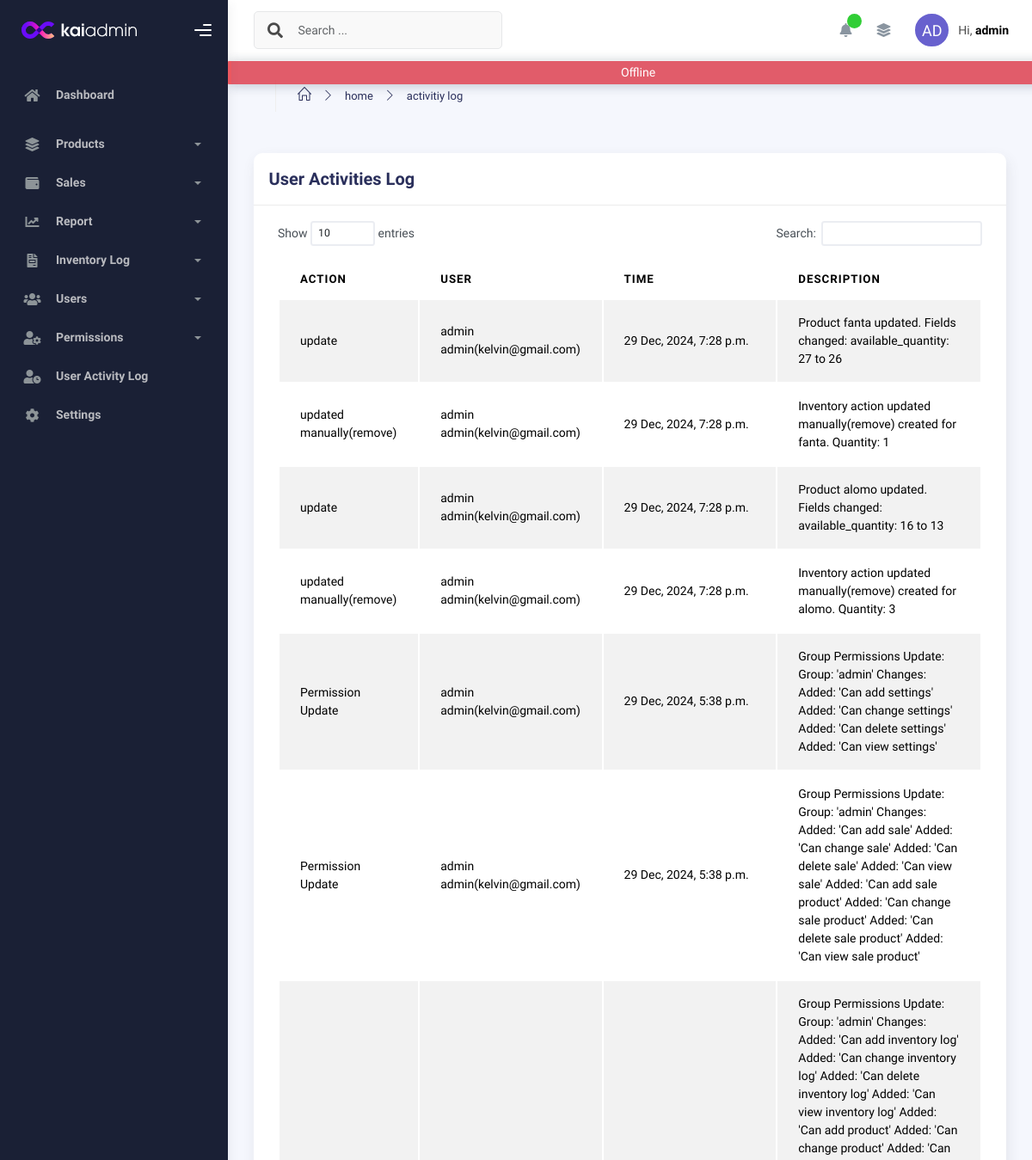
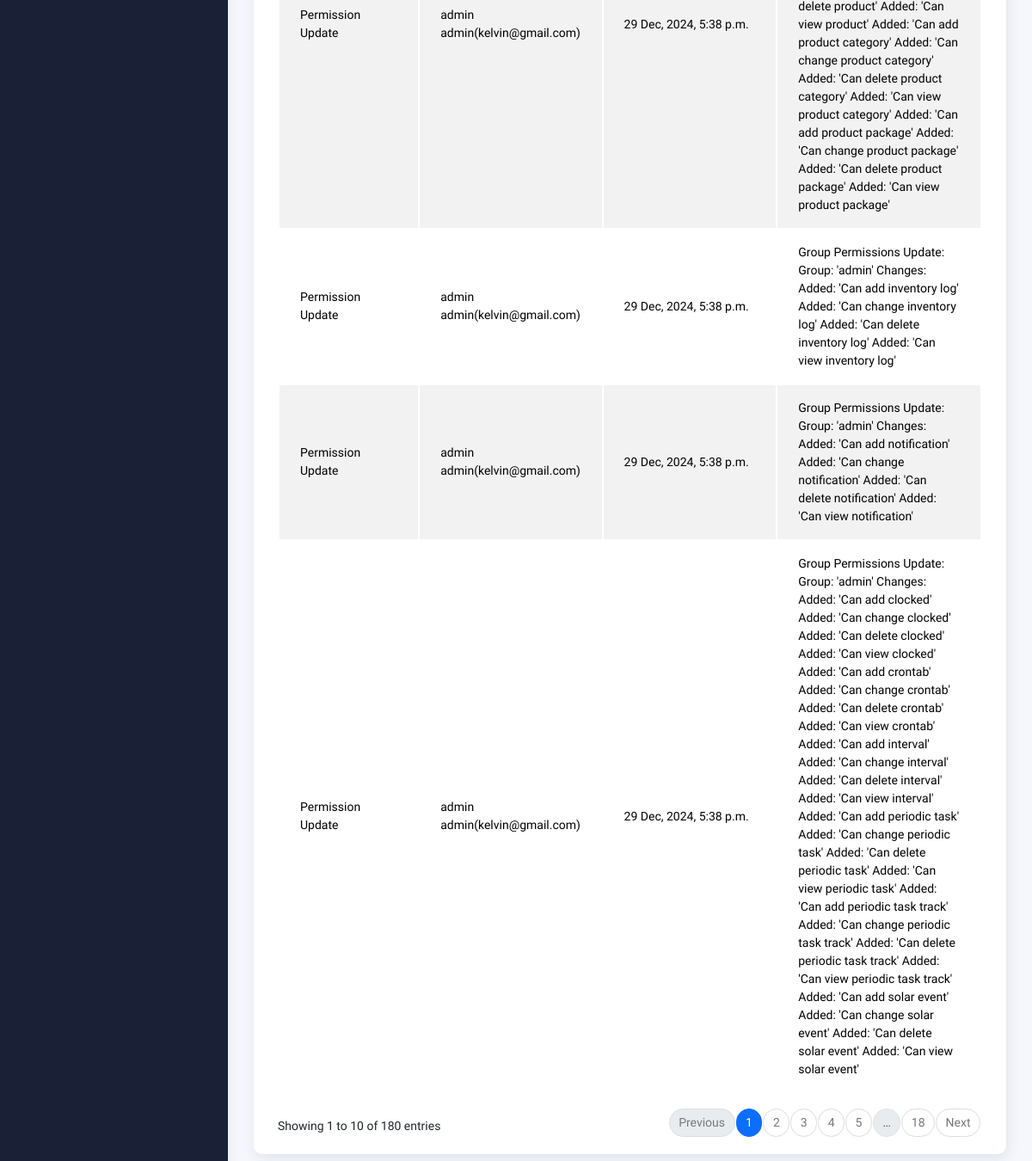
Before: /activities/list/ (signed in) with the older database file (2 pictures, top to bottom).
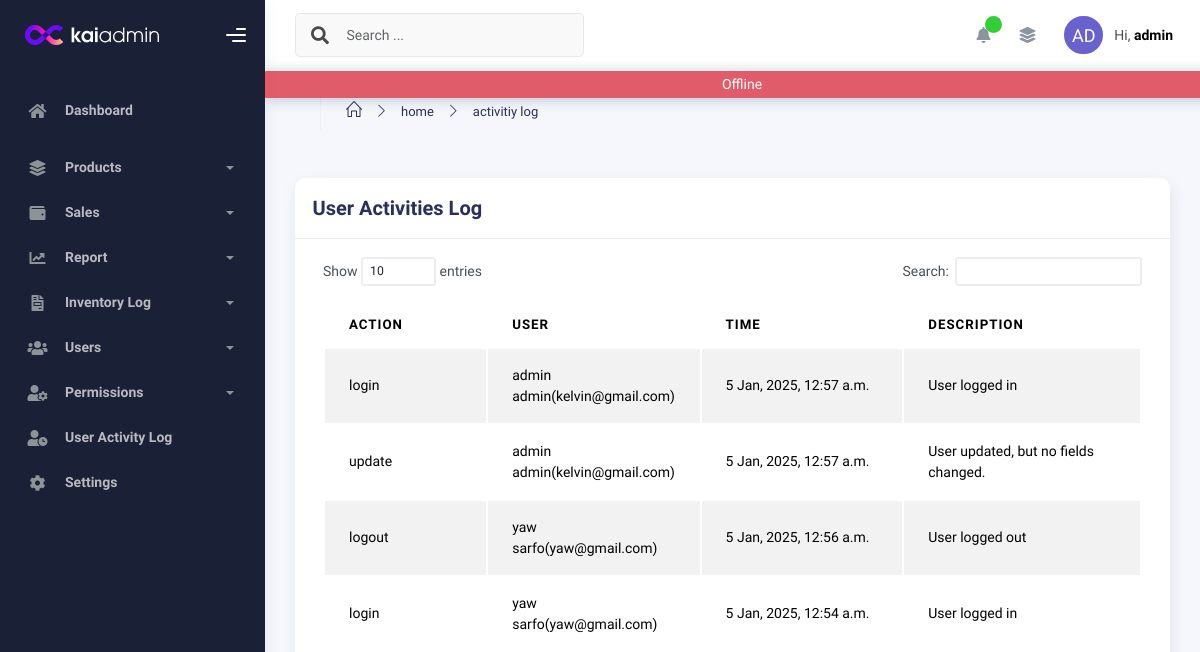
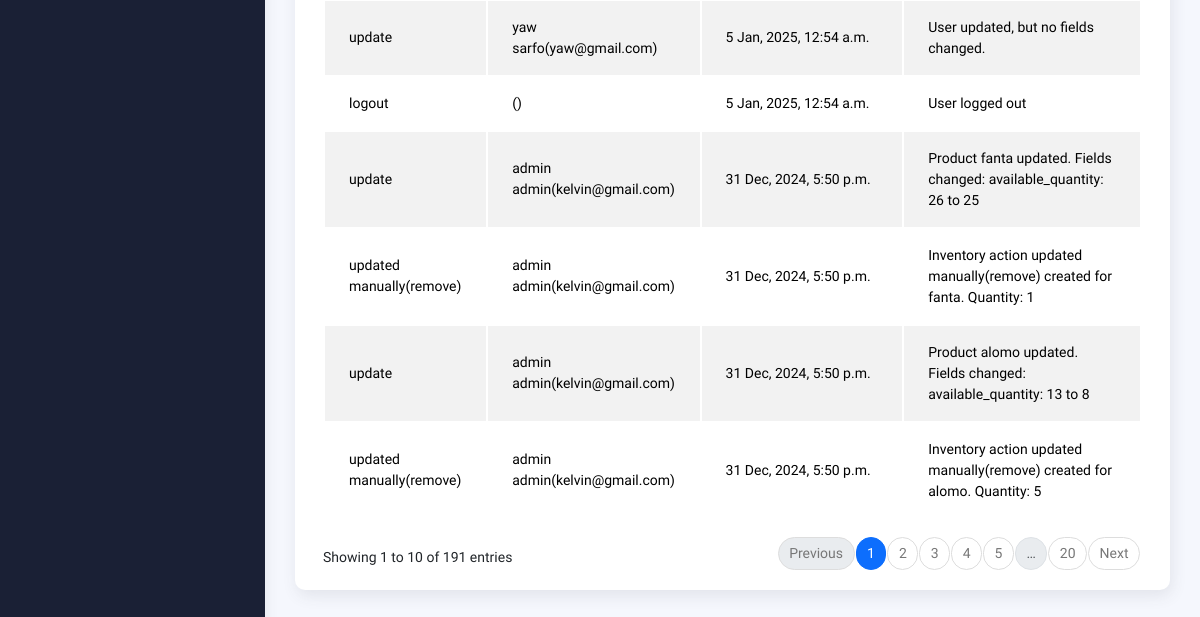
After: the same page with the newer database file (2 pictures, top to bottom).
### activities/models.py (models this page shows, shortened)
class GlobalActivityLog(models.Model):
    ACTION_CHOICES = [
        ('create', 'Create'),
        ('update', 'Update'),
        ('delete', 'Delete'),
        ('reverse', 'Reverse'),
        ('login', 'User Login'),
        ('logout', 'User Logout'),
        ('other', 'Other'),
    ]
    user = models.ForeignKey(CustomUser, on_delete=models.SET_NULL, null=True, blank=True, help_text="User who performed the action")
    action = models.CharField(max_length=50, choices=ACTION_CHOICES, help_text="Type of action performed")
    model_name = models.CharField(max_length=50, help_text="Name of the model affected")
    notes = models.TextField(blank=True, help_text="Optional notes about the action")
    timestamp = models.DateTimeField(default=now, help_text="Time when the action occurred")
    class Meta:
        ordering = ['-timestamp']
        verbose_name = "Activity Log"
        verbose_name_plural = "Activity Logs"

### authentication/models.py (models this page shows, shortened)
class CustomUser(AbstractBaseUser, PermissionsMixin):
    email = models.EmailField(unique=True,null=True)
    first_name = models.CharField(max_length=30, blank=True,null=True)
    last_name = models.CharField(max_length=30, blank=True,null=True)
    is_active = models.BooleanField(default=True)
    is_staff = models.BooleanField(default=False)  # Allows admin access to the admin site
    date_joined = models.DateTimeField(auto_now_add=True)
    role = models.CharField(max_length=10, choices=ROLE_CHOICES, default='cashier')
    objects = CustomUserManager()
    USERNAME_FIELD = 'email'
    REQUIRED_FIELDS = []

### activities/views.py (the view)
# urls.py: path('list/', GlobalActivityLogListView.as_view(), name='global_activity_logs'),
class GlobalActivityLogListView(LoginRequiredMixin,ListView):
    model = GlobalActivityLog
    template_name = 'activities/activities.html'
    context_object_name = 'logs'
    ordering = ['-timestamp']

### pos/utils/context_processors.py (called while the page is built)
def app_permissions(request):
    if request.user.is_authenticated:
        user_groups = request.user.groups.all()
        group_permissions = Permission.objects.filter(group__in=user_groups)
        permissions = group_permissions.values_list('content_type__app_label', 'codename')
        permissions_dict = {}
        for app_label, codename in permissions:
            permissions_dict.setdefault(app_label, []).append(codename)
        return {"user_app_permissions": permissions_dict}
    return {"user_app_permissions": {}}

### activities/templates/activities/activities.html (shortened to what this page needs)
{% extends "pos/layout.html" %}
{% block content %}
<div class="container">
    <div class="page-inner">
      <div class="page-header">
        <ul class="breadcrumbs mb-3 ">
          <li class="nav-home">
            <a href="#">
              <i class="icon-home"></i>
            </a>
          </li>
          <li class="separator">
            <i class="icon-arrow-right"></i>
          </li>
          <li class="nav-item">
            <a href="{% url 'dashboard:dashboardpage' %}">home</a>
          </li>
          <li class="separator">
            <i class="icon-arrow-right"></i>
          </li>
          <li class="nav-item">
            <a href="">activitiy log</a>
          </li>
        </ul>
      </div>
      <div class="row">
        <div class="col-md-12">
          <div class="card">
            <div class="card-header d-flex flex-sm-row flex-column justify-content-between">
              <h5 class="card-title">User Activities Log</h5>
            </div>
            <div class="card-body">
              <div class="table-responsive">
                <table
                  id="basic-datatables"
                  class="display table table-striped table-hover"
                >
                  <thead>
                    <tr>
                      <th>Action</th>
                      <th>User</th>
                      <th>Time</th>
                      <th>Description</th>
                    </tr>
                  </thead>
                  <tbody>
                    {% for log in logs %}
                        <tr>
                            <td>{{ log.action }}</td>
                            <td>{{ log.user.first_name}}  {{ log.user.last_name}}({{ log.user.email}})</td>
                            <td style="white-space: nowrap;">{{ log.timestamp|date:"j M, Y, g:i a" }}</td>
                            <td>{{ log.notes}}</td>
                        </tr>
                    {% empty %}
                        <tr>
                            <td colspan="5" class="text-center">No  activity logs available.</td>
                        </tr>
                    {% endfor %}
                </tbody>
                </table>
              </div>
            </div>
          </div>
        </div>
      </div>
    </div>
  </div>
{% endblock %}

Changed rows visible on the page:
no longer on this page (row unchanged): GlobalActivityLog: action "update", user.first_name "admin", user.last_name "admin", user.email "kelvin@gmail.com", timestamp "29 Dec, 2024, 7:28 p.m.", notes "Product fanta updated. Fields changed: available_quantity: 27 to 26"
no longer on this page (row unchanged): GlobalActivityLog: action "updated manually(remove)", user.first_name "admin", user.last_name "admin", user.email "kelvin@gmail.com", timestamp "29 Dec, 2024, 7:28 p.m.", notes "Inventory action updated manually(remove) created for fanta. Quantity: 1"
no longer on this page (row unchanged): GlobalActivityLog: action "update", user.first_name "admin", user.last_name "admin", user.email "kelvin@gmail.com", timestamp "29 Dec, 2024, 7:28 p.m.", notes "Product alomo updated. Fields changed: available_quantity: 16 to 13"
no longer on this page (row unchanged): GlobalActivityLog: action "updated manually(remove)", user.first_name "admin", user.last_name "admin", user.email "kelvin@gmail.com", timestamp "29 Dec, 2024, 7:28 p.m.", notes "Inventory action updated manually(remove) created for alomo. Quantity: 3"
no longer on this page (row unchanged): GlobalActivityLog: action "Permission Update", user.first_name "admin", user.last_name "admin", user.email "kelvin@gmail.com", timestamp "29 Dec, 2024, 5:38 p.m.", notes "Group Permissions Update: Group: 'admin' Changes: Added: 'Can add settings' Added: 'Can change settings' Added: 'Can delete settings' Added: 'Can view settings'"
no longer on this page (row unchanged): GlobalActivityLog: action "Permission Update", user.first_name "admin", user.last_name "admin", user.email "kelvin@gmail.com", timestamp "29 Dec, 2024, 5:38 p.m.", notes "Group Permissions Update: Group: 'admin' Changes: Added: 'Can add sale' Added: 'Can change sale' Added: 'Can delete sale' Added: 'Can view sale' Added: 'Can add sale product' Added: 'Can change sale product' Added: 'Can delete sale product' Added: 'Can view sale product'"
no longer on this page (row unchanged): GlobalActivityLog: action "Permission Update", user.first_name "admin", user.last_name "admin", user.email "kelvin@gmail.com", timestamp "29 Dec, 2024, 5:38 p.m.", notes "Group Permissions Update: Group: 'admin' Changes: Added: 'Can add inventory log' Added: 'Can change inventory log' Added: 'Can delete inventory log' Added: 'Can view inventory log' Added: 'Can add product' Added: 'Can change product' Added: 'Can delete product' Added: 'Can view product' Added: 'Can add product category' Added: 'Can change product category' Added: 'Can delete product category' Added: 'Can view product category' Added: 'Can add product package' Added: 'Can change product package' Added: 'Can delete product package' Added: 'Can view product package'"
no longer on this page (row unchanged): GlobalActivityLog: action "Permission Update", user.first_name "admin", user.last_name "admin", user.email "kelvin@gmail.com", timestamp "29 Dec, 2024, 5:38 p.m.", notes "Group Permissions Update: Group: 'admin' Changes: Added: 'Can add inventory log' Added: 'Can change inventory log' Added: 'Can delete inventory log' Added: 'Can view inventory log'"
no longer on this page (row unchanged): GlobalActivityLog: action "Permission Update", user.first_name "admin", user.last_name "admin", user.email "kelvin@gmail.com", timestamp "29 Dec, 2024, 5:38 p.m.", notes "Group Permissions Update: Group: 'admin' Changes: Added: 'Can add notification' Added: 'Can change notification' Added: 'Can delete notification' Added: 'Can view notification'"
no longer on this page (row unchanged): GlobalActivityLog: action "Permission Update", user.first_name "admin", user.last_name "admin", user.email "kelvin@gmail.com", timestamp "29 Dec, 2024, 5:38 p.m.", notes "Group Permissions Update: Group: 'admin' Changes: Added: 'Can add clocked' Added: 'Can change clocked' Added: 'Can delete clocked' Added: 'Can view clocked' Added: 'Can add crontab' Added: 'Can change crontab' Added: 'Can delete crontab' Added: 'Can view crontab' Added: 'Can add interval' Added: 'Can change interval' Added: 'Can delete interval' Added: 'Can view interval' Added: 'Can add periodic task' Added: 'Can change periodic task' Added: 'Can delete periodic task' Added: 'Can view periodic task' Added: 'Can add periodic task track' Added: 'Can change periodic task track' Added: 'Can delete periodic task track' Added: 'Can view periodic task track' Added: 'Can add solar event' Added:…"
added GlobalActivityLog: action "login", user.first_name "admin", user.last_name "admin", user.email "kelvin@gmail.com", timestamp "5 Jan, 2025, 12:57 a.m.", notes "User logged in"
added GlobalActivityLog: action "update", user.first_name "admin", user.last_name "admin", user.email "kelvin@gmail.com", timestamp "5 Jan, 2025, 12:57 a.m.", notes "User updated, but no fields changed."
added GlobalActivityLog: action "logout", user.first_name "yaw", user.last_name "sarfo", user.email "yaw@gmail.com", timestamp "5 Jan, 2025, 12:56 a.m.", notes "User logged out"
added GlobalActivityLog: action "login", user.first_name "yaw", user.last_name "sarfo", user.email "yaw@gmail.com", timestamp "5 Jan, 2025, 12:54 a.m.", notes "User logged in"
added GlobalActivityLog: action "update", user.first_name "yaw", user.last_name "sarfo", user.email "yaw@gmail.com", timestamp "5 Jan, 2025, 12:54 a.m.", notes "User updated, but no fields changed."
added GlobalActivityLog: action "logout", timestamp "5 Jan, 2025, 12:54 a.m.", notes "User logged out"
added GlobalActivityLog: action "update", user.first_name "admin", user.last_name "admin", user.email "kelvin@gmail.com", timestamp "31 Dec, 2024, 5:50 p.m.", notes "Product fanta updated. Fields changed: available_quantity: 26 to 25"
added GlobalActivityLog: action "updated manually(remove)", user.first_name "admin", user.last_name "admin", user.email "kelvin@gmail.com", timestamp "31 Dec, 2024, 5:50 p.m.", notes "Inventory action updated manually(remove) created for fanta. Quantity: 1"
added GlobalActivityLog: action "update", user.first_name "admin", user.last_name "admin", user.email "kelvin@gmail.com", timestamp "31 Dec, 2024, 5:50 p.m.", notes "Product alomo updated. Fields changed: available_quantity: 13 to 8"
added GlobalActivityLog: action "updated manually(remove)", user.first_name "admin", user.last_name "admin", user.email "kelvin@gmail.com", timestamp "31 Dec, 2024, 5:50 p.m.", notes "Inventory action updated manually(remove) created for alomo. Quantity: 5"
Other visible differences:
text written by a page script: "Show entries Search: Showing 1 to 10 of 180 entries Previous 1 2 3 4 5 … 18 Next" → "Show entries Search: Showing 1 to 10 of 191 entries Previous 1 2 3 4 5 … 20 Next"
